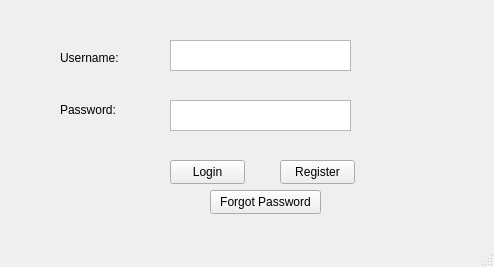
<?xml version="1.0" encoding="UTF-8"?>
<ui version="4.0">
 <class>window_login</class>
 <widget class="QMainWindow" name="window_login">
  <property name="geometry">
   <rect>
    <x>0</x>
    <y>0</y>
    <width>494</width>
    <height>267</height>
   </rect>
  </property>
  <property name="windowTitle">
   <string>Login</string>
  </property>
  <widget class="QWidget" name="centralwidget">
   <widget class="QPushButton" name="btn_login">
    <property name="geometry">
     <rect>
      <x>170</x>
      <y>160</y>
      <width>75</width>
      <height>24</height>
     </rect>
    </property>
    <property name="text">
     <string>Login</string>
    </property>
   </widget>
   <widget class="QPushButton" name="btn_register">
    <property name="geometry">
     <rect>
      <x>280</x>
      <y>160</y>
      <width>75</width>
      <height>24</height>
     </rect>
    </property>
    <property name="text">
     <string>Register</string>
    </property>
   </widget>
   <widget class="QPushButton" name="btn_forgot_password">
    <property name="geometry">
     <rect>
      <x>210</x>
      <y>190</y>
      <width>111</width>
      <height>24</height>
     </rect>
    </property>
    <property name="text">
     <string>Forgot Password</string>
    </property>
   </widget>
   <widget class="QTextEdit" name="txt_username">
    <property name="geometry">
     <rect>
      <x>170</x>
      <y>40</y>
      <width>181</width>
      <height>31</height>
     </rect>
    </property>
   </widget>
   <widget class="QTextEdit" name="txt_password">
    <property name="geometry">
     <rect>
      <x>170</x>
      <y>100</y>
      <width>181</width>
      <height>31</height>
     </rect>
    </property>
   </widget>
   <widget class="QLabel" name="label">
    <property name="geometry">
     <rect>
      <x>60</x>
      <y>50</y>
      <width>81</width>
      <height>16</height>
     </rect>
    </property>
    <property name="text">
     <string>Username:</string>
    </property>
   </widget>
   <widget class="QLabel" name="label_2">
    <property name="geometry">
     <rect>
      <x>60</x>
      <y>100</y>
      <width>81</width>
      <height>20</height>
     </rect>
    </property>
    <property name="text">
     <string>Password:</string>
    </property>
   </widget>
  </widget>
  <widget class="QMenuBar" name="menubar">
   <property name="geometry">
    <rect>
     <x>0</x>
     <y>0</y>
     <width>494</width>
     <height>22</height>
    </rect>
   </property>
  </widget>
  <widget class="QStatusBar" name="statusbar"/>
 </widget>
 <resources/>
 <connections/>
</ui>
